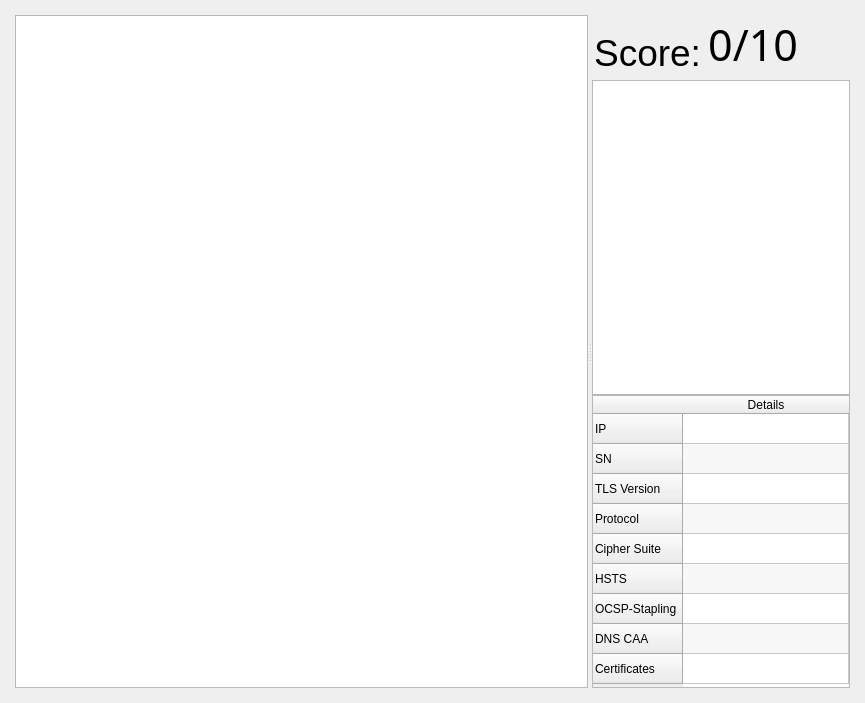
<?xml version="1.0" encoding="UTF-8"?>
<ui version="4.0">
 <class>Form</class>
 <widget class="QWidget" name="Form">
  <property name="geometry">
   <rect>
    <x>0</x>
    <y>0</y>
    <width>865</width>
    <height>703</height>
   </rect>
  </property>
  <property name="windowTitle">
   <string>Certificate Display</string>
  </property>
  <layout class="QGridLayout" name="gridLayout">
   <property name="leftMargin">
    <number>15</number>
   </property>
   <property name="topMargin">
    <number>15</number>
   </property>
   <property name="rightMargin">
    <number>15</number>
   </property>
   <property name="bottomMargin">
    <number>15</number>
   </property>
   <item row="0" column="0">
    <widget class="QSplitter" name="splitter_2">
     <property name="sizePolicy">
      <sizepolicy hsizetype="Preferred" vsizetype="Preferred">
       <horstretch>0</horstretch>
       <verstretch>0</verstretch>
      </sizepolicy>
     </property>
     <property name="minimumSize">
      <size>
       <width>0</width>
       <height>0</height>
      </size>
     </property>
     <property name="baseSize">
      <size>
       <width>0</width>
       <height>0</height>
      </size>
     </property>
     <property name="layoutDirection">
      <enum>Qt::LeftToRight</enum>
     </property>
     <property name="frameShape">
      <enum>QFrame::NoFrame</enum>
     </property>
     <property name="frameShadow">
      <enum>QFrame::Plain</enum>
     </property>
     <property name="orientation">
      <enum>Qt::Horizontal</enum>
     </property>
     <property name="handleWidth">
      <number>4</number>
     </property>
     <widget class="QTreeView" name="data_view">
      <property name="sizePolicy">
       <sizepolicy hsizetype="Preferred" vsizetype="Preferred">
        <horstretch>20</horstretch>
        <verstretch>0</verstretch>
       </sizepolicy>
      </property>
      <property name="minimumSize">
       <size>
        <width>0</width>
        <height>0</height>
       </size>
      </property>
     </widget>
     <widget class="QWidget" name="">
      <layout class="QVBoxLayout" name="verticalLayout">
       <property name="sizeConstraint">
        <enum>QLayout::SetDefaultConstraint</enum>
       </property>
       <item>
        <layout class="QHBoxLayout" name="horizontalLayout">
         <property name="spacing">
          <number>5</number>
         </property>
         <property name="leftMargin">
          <number>2</number>
         </property>
         <property name="bottomMargin">
          <number>0</number>
         </property>
         <item>
          <widget class="QLabel" name="score_name">
           <property name="font">
            <font>
             <pointsize>28</pointsize>
            </font>
           </property>
           <property name="text">
            <string>Score:</string>
           </property>
           <property name="alignment">
            <set>Qt::AlignBottom|Qt::AlignRight|Qt::AlignTrailing</set>
           </property>
           <property name="margin">
            <number>0</number>
           </property>
          </widget>
         </item>
         <item>
          <spacer name="horizontalSpacer">
           <property name="orientation">
            <enum>Qt::Horizontal</enum>
           </property>
           <property name="sizeType">
            <enum>QSizePolicy::Fixed</enum>
           </property>
           <property name="sizeHint" stdset="0">
            <size>
             <width>2</width>
             <height>20</height>
            </size>
           </property>
          </spacer>
         </item>
         <item>
          <widget class="QLabel" name="score">
           <property name="font">
            <font>
             <family>Ubuntu Mono</family>
             <pointsize>32</pointsize>
             <weight>50</weight>
             <italic>false</italic>
             <bold>false</bold>
             <underline>false</underline>
             <strikeout>false</strikeout>
             <kerning>true</kerning>
            </font>
           </property>
           <property name="frameShape">
            <enum>QFrame::NoFrame</enum>
           </property>
           <property name="frameShadow">
            <enum>QFrame::Plain</enum>
           </property>
           <property name="text">
            <string>0/10</string>
           </property>
           <property name="textFormat">
            <enum>Qt::AutoText</enum>
           </property>
           <property name="scaledContents">
            <bool>false</bool>
           </property>
           <property name="alignment">
            <set>Qt::AlignBottom|Qt::AlignRight|Qt::AlignTrailing</set>
           </property>
          </widget>
         </item>
         <item>
          <spacer name="horizontalSpacer_2">
           <property name="orientation">
            <enum>Qt::Horizontal</enum>
           </property>
           <property name="sizeHint" stdset="0">
            <size>
             <width>40</width>
             <height>20</height>
            </size>
           </property>
          </spacer>
         </item>
         <item>
          <widget class="QLabel" name="status_light">
           <property name="sizePolicy">
            <sizepolicy hsizetype="Preferred" vsizetype="Preferred">
             <horstretch>0</horstretch>
             <verstretch>0</verstretch>
            </sizepolicy>
           </property>
           <property name="maximumSize">
            <size>
             <width>60</width>
             <height>60</height>
            </size>
           </property>
           <property name="text">
            <string/>
           </property>
           <property name="pixmap">
            <pixmap>color_lights/idle_light.svg</pixmap>
           </property>
           <property name="scaledContents">
            <bool>true</bool>
           </property>
           <property name="alignment">
            <set>Qt::AlignCenter</set>
           </property>
           <property name="margin">
            <number>0</number>
           </property>
           <property name="indent">
            <number>-1</number>
           </property>
          </widget>
         </item>
        </layout>
       </item>
       <item>
        <widget class="QSplitter" name="splitter">
         <property name="orientation">
          <enum>Qt::Vertical</enum>
         </property>
         <property name="handleWidth">
          <number>0</number>
         </property>
         <widget class="QTreeView" name="metric_tree"/>
         <widget class="QTableWidget" name="connection_details">
          <property name="sizePolicy">
           <sizepolicy hsizetype="Expanding" vsizetype="Preferred">
            <horstretch>0</horstretch>
            <verstretch>0</verstretch>
           </sizepolicy>
          </property>
          <property name="maximumSize">
           <size>
            <width>16777215</width>
            <height>293</height>
           </size>
          </property>
          <property name="sizeAdjustPolicy">
           <enum>QAbstractScrollArea::AdjustToContents</enum>
          </property>
          <property name="editTriggers">
           <set>QAbstractItemView::NoEditTriggers</set>
          </property>
          <property name="alternatingRowColors">
           <bool>true</bool>
          </property>
          <property name="selectionMode">
           <enum>QAbstractItemView::SingleSelection</enum>
          </property>
          <attribute name="horizontalHeaderStretchLastSection">
           <bool>true</bool>
          </attribute>
          <attribute name="verticalHeaderStretchLastSection">
           <bool>false</bool>
          </attribute>
          <row>
           <property name="text">
            <string>IP</string>
           </property>
          </row>
          <row>
           <property name="text">
            <string>SN</string>
           </property>
          </row>
          <row>
           <property name="text">
            <string>TLS Version</string>
           </property>
          </row>
          <row>
           <property name="text">
            <string>Protocol</string>
           </property>
          </row>
          <row>
           <property name="text">
            <string>Cipher Suite</string>
           </property>
          </row>
          <row>
           <property name="text">
            <string>HSTS</string>
           </property>
          </row>
          <row>
           <property name="text">
            <string>OCSP-Stapling</string>
           </property>
          </row>
          <row>
           <property name="text">
            <string>DNS CAA</string>
           </property>
          </row>
          <row>
           <property name="text">
            <string>Certificates</string>
           </property>
          </row>
          <column>
           <property name="text">
            <string>Details</string>
           </property>
          </column>
         </widget>
        </widget>
       </item>
      </layout>
     </widget>
    </widget>
   </item>
  </layout>
 </widget>
 <resources/>
 <connections/>
</ui>
